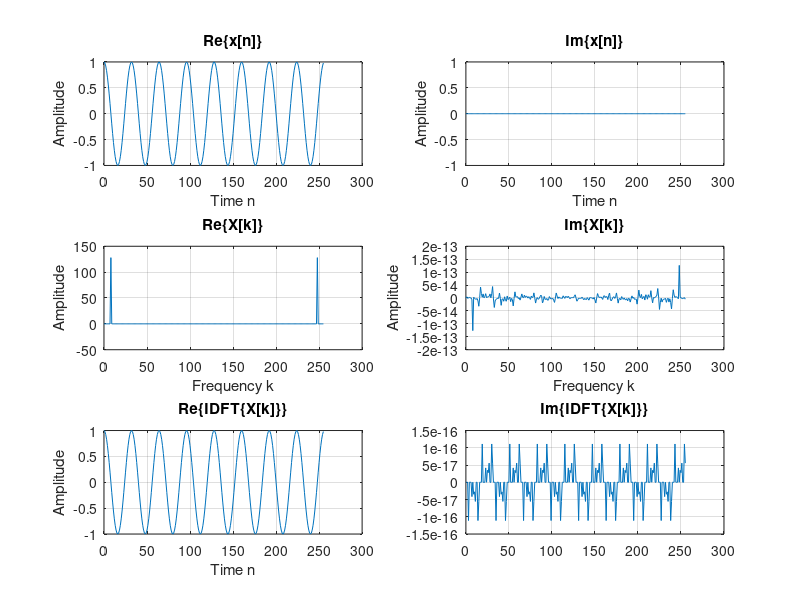

The MATLAB source for this figure: (Note: this script raises an error after producing the figure.)
% Compute and plot L-point DFT X[k] of sequence x[n] of length N, L >= N
% Brian R. Greene
clear
clc
clf

N = 256; % signal length
L = 256; % DFT length
n = 0:N-1; % time index
k = 0:L-1; % DFT index

xreal = cos(n*pi/16); % real signal
ximg = zeros(1, N); % imaginary signal
x = xreal + 1i*ximg; % full signal

X = fft(x,L); % DFT
x2 = ifft(X, L); % IDFT

% plot real part of input
subplot(3,2,1)
plot(n, xreal)
grid on
title('Re\{x[n]\}')
xlabel('Time n')
ylabel('Amplitude')
% plot imaginary part of input
subplot(3,2,2)
plot(n, ximg)
grid on
title('Im\{x[n]\}')
xlabel('Time n')
ylabel('Amplitude')
% plot real part of DFT
subplot(3,2,3)
plot(k, real(X))
grid on
title('Re\{X[k]\}')
xlabel('Frequency k')
ylabel('Amplitude')
% plot imaginary part of DFT
subplot(3,2,4)
plot(k, imag(X))
grid on
title('Im\{X[k]\}')
xlabel('Frequency k')
ylabel('Amplitude')
% plot real part of IDFT
subplot(3,2,5)
plot(k, real(x2))
grid on
title('Re\{IDFT\{X[k]\}\}')
xlabel('Time n')
ylabel('Amplitude')
% plot imaginary part of IDFT
subplot(3,2,6)
plot(k, imag(x2))
grid on
title('Im\{IDFT\{X[k]\}\}')

suptitle('L-point DFT X[k] of sequence x[n] of length N, L >= N')
